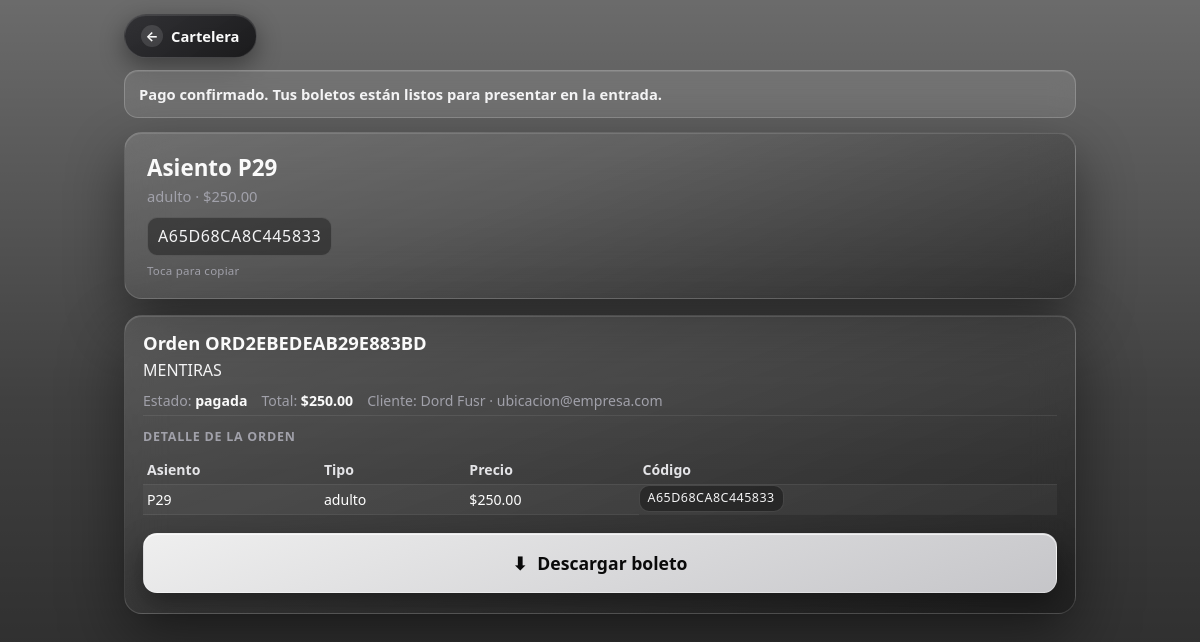
The page /crt_interfaz/orden.php?codigo=ORD2EBEDEAB29E883BD on the database its author committed.
### tables this page shows
CREATE TABLE IF NOT EXISTS `orden_items` (
  `id_item` int NOT NULL AUTO_INCREMENT,
  `id_orden` int NOT NULL,
  `codigo_asiento` varchar(20) NOT NULL,
  `id_categoria` int DEFAULT NULL,
  `tipo_boleto` varchar(30) NOT NULL DEFAULT 'adulto',
  `precio_base` decimal(10,2) NOT NULL DEFAULT '0.00',
  `descuento_aplicado` decimal(10,2) NOT NULL DEFAULT '0.00',
  `precio_final` decimal(10,2) NOT NULL DEFAULT '0.00',
  `id_promocion` int DEFAULT NULL,
  `id_boleto` int DEFAULT NULL,
  PRIMARY KEY (`id_item`),
  KEY `idx_item_orden` (`id_orden`),
  KEY `idx_item_asiento` (`codigo_asiento`)
);

CREATE TABLE IF NOT EXISTS `boletos` (
  `id_boleto` int NOT NULL AUTO_INCREMENT,
  `id_evento` int NOT NULL,
  `id_funcion` int DEFAULT NULL,
  `id_asiento` int NOT NULL,
  `id_categoria` int DEFAULT NULL,
  `id_promocion` int DEFAULT NULL COMMENT 'La promoci??n que se aplic?? (si hubo)',
  `codigo_unico` varchar(30) DEFAULT NULL,
  `precio_base` decimal(10,2) NOT NULL,
  `descuento_aplicado` decimal(10,2) NOT NULL DEFAULT '0.00',
  `precio_final` decimal(10,2) NOT NULL,
  `tipo_boleto` varchar(20) DEFAULT 'adulto',
  `origen` enum('local','online') NOT NULL DEFAULT 'local',
  `id_usuario` int DEFAULT NULL,
  `fecha_compra` datetime NOT NULL DEFAULT CURRENT_TIMESTAMP,
  `estatus` int NOT NULL DEFAULT '1' COMMENT '1=Activo, 0=Usado/Escaneado',
  PRIMARY KEY (`id_boleto`),
  UNIQUE KEY `idx_codigo_unico` (`codigo_unico`),
  UNIQUE KEY `idx_evento_funcion_asiento` (`id_evento`,`id_funcion`,`id_asiento`),
  KEY `id_asiento` (`id_asiento`),
  KEY `id_categoria` (`id_categoria`),
  KEY `id_promocion` (`id_promocion`),
  KEY `idx_boletos_funcion` (`id_funcion`)
);

CREATE TABLE IF NOT EXISTS `ordenes` (
  `id_orden` int NOT NULL AUTO_INCREMENT,
  `codigo_publico` varchar(24) NOT NULL,
  `id_evento` int NOT NULL,
  `id_funcion` int NOT NULL,
  `session_id` varchar(100) NOT NULL,
  `email` varchar(180) NOT NULL,
  `nombre` varchar(150) NOT NULL,
  `telefono` varchar(40) DEFAULT NULL,
  `total` decimal(10,2) NOT NULL DEFAULT '0.00',
  `estado` enum('pendiente','pagada','fallida','expirada','cancelada','reembolsada') NOT NULL DEFAULT 'pendiente',
  `expira_en` datetime NOT NULL,
  `creado_en` datetime NOT NULL DEFAULT CURRENT_TIMESTAMP,
  `actualizado_en` datetime NOT NULL DEFAULT CURRENT_TIMESTAMP ON UPDATE CURRENT_TIMESTAMP,
  PRIMARY KEY (`id_orden`),
  UNIQUE KEY `uk_codigo_publico` (`codigo_publico`),
  KEY `idx_orden_evento_funcion` (`id_evento`,`id_funcion`),
  KEY `idx_orden_session` (`session_id`),
  KEY `idx_orden_estado_expira` (`estado`,`expira_en`)
);

CREATE TABLE IF NOT EXISTS `evento` (
  `id_evento` int NOT NULL AUTO_INCREMENT,
  `titulo` varchar(255) NOT NULL,
  `descripcion` text,
  `imagen` varchar(255) DEFAULT NULL,
  `tipo` int NOT NULL COMMENT '1 = 420 asientos, 2 = 540 asientos',
  `inicio_venta` datetime NOT NULL,
  `cierre_venta` datetime NOT NULL,
  `finalizado` int NOT NULL DEFAULT '0' COMMENT '0=activo, 1=finalizado',
  `mapa_json` text COMMENT 'Almacena las asignaciones del mapa en formato JSON',
  PRIMARY KEY (`id_evento`)
);

### includes/emision_helper.php (called while the page is built, shortened)
<?php
require_once __DIR__ . '/ordenes_helper.php';
function asegurar_origen_boletos(mysqli $conn): void
{
    $ok = true;
}
function emision_orden_completa(mysqli $conn, int $idOrden): bool
{
    $st = $conn->prepare('SELECT COUNT(*) AS total, SUM(id_boleto IS NOT NULL) AS con_boleto FROM orden_items WHERE id_orden = ?');
    $st->bind_param('i', $idOrden);
    $st->execute();
    $row = $st->get_result()->fetch_assoc();
    $total = (int) ($row['total'] ?? 0);
    $con = (int) ($row['con_boleto'] ?? 0);
    return $total > 0 && $total === $con;
}
function emitir_boletos_orden_pagada(mysqli $conn, int $idOrden): array
{
    if (emision_orden_completa($conn, $idOrden)) {
        $existentes = emision_listar_boletos_orden($conn, $idOrden);
        return [
            'success' => true,
            'emitidos' => 0,
            'ya_emitidos' => count($existentes),
            'boletos' => $existentes,
            'idempotent' => true,
        ];
    }
    $emitidos = 0;
    $ya = 0;
    $boletosOut = [];
    $todos = emision_listar_boletos_orden($conn, $idOrden);
    return [
        'success' => true,
        'emitidos' => $emitidos,
        'ya_emitidos' => $ya,
        'boletos' => $todos ?: $boletosOut,
    ];
}
function emision_listar_boletos_orden(mysqli $conn, int $idOrden): array
{
    $st = $conn->prepare('
        SELECT oi.codigo_asiento, oi.tipo_boleto, oi.precio_final, oi.id_boleto,
               b.codigo_unico
        FROM orden_items oi
        INNER JOIN boletos b ON b.id_boleto = oi.id_boleto
        WHERE oi.id_orden = ?
        ORDER BY oi.id_item ASC
    ');
    $st->bind_param('i', $idOrden);
    $st->execute();
    $res = $st->get_result();
    $out = [];
    while ($row = $res->fetch_assoc()) {
        $out[] = [
            'id_boleto' => (int) $row['id_boleto'],
            'codigo_asiento' => (string) $row['codigo_asiento'],
            'codigo_unico' => (string) $row['codigo_unico'],
            'precio_final' => (float) $row['precio_final'],
            'tipo_boleto' => (string) $row['tipo_boleto'],
        ];
    }
    return $out;
}

### includes/ordenes_helper.php (called while the page is built, shortened)
<?php
function asegurarTablasOrdenes(mysqli $conn): void
{
    static $ok = false;
    if ($ok) {
        return;
    }
    $ok = true;
}
function obtenerOrdenPorCodigo(mysqli $conn, string $codigo): ?array
{
    $stmt = $conn->prepare('SELECT * FROM ordenes WHERE codigo_publico = ? LIMIT 1');
    $stmt->bind_param('s', $codigo);
    $stmt->execute();
    $orden = $stmt->get_result()->fetch_assoc();
    $id = (int) $orden['id_orden'];
    $stmt = $conn->prepare('SELECT * FROM orden_items WHERE id_orden = ? ORDER BY id_item ASC');
    $stmt->bind_param('i', $id);
    $stmt->execute();
    $items = [];
    $res = $stmt->get_result();
    while ($row = $res->fetch_assoc()) {
        $items[] = $row;
    }
    $orden['items'] = $items;
    return $orden;
}

### crt_interfaz/orden.php (the view, shortened to what this page needs)
<?php
require_once __DIR__ . '/../includes/ordenes_helper.php';
require_once __DIR__ . '/../includes/emision_helper.php';
$codigo = isset($_GET['codigo']) ? trim((string) $_GET['codigo']) : '';
$orden = $codigo !== '' ? obtenerOrdenPorCodigo($conn, $codigo) : null;
function h($s) {
    return htmlspecialchars((string) $s, ENT_QUOTES, 'UTF-8');
}
$boletos = [];
if ($orden && $orden['estado'] === 'pagada') {
    emitir_boletos_orden_pagada($conn, (int) $orden['id_orden']);
    $orden = obtenerOrdenPorCodigo($conn, $codigo);
    $boletos = emision_listar_boletos_orden($conn, (int) $orden['id_orden']);
}
$evt = null;
if ($orden) {
    $st = $conn->prepare('SELECT titulo FROM evento WHERE id_evento = ?');
    $eid = (int) $orden['id_evento'];
    $st->bind_param('i', $eid);
    $st->execute();
    $evt = $st->get_result()->fetch_assoc();
}
$tituloEvt = $evt['titulo'] ?? ($orden ? ('Evento #' . $orden['id_evento']) : '');
$pagadaConBoletos = $orden && $orden['estado'] === 'pagada' && $boletos;
?>
<!DOCTYPE html>
<html lang="es">
<head>
<link href="https://cdn.jsdelivr.net/npm/bootstrap@5.3.2/dist/css/bootstrap.min.css" rel="stylesheet">
</head>
<body>
<div class="page">
  <div class="top-row">
    <a href="cartelera_cliente.php" class="btn-back-cartelera">
      <span class="ico" aria-hidden="true">←</span>
      Cartelera
    </a>
  </div>
  <?php if (!$orden): ?>
    <div class="alert alert-warning mb-0">Orden no encontrada.</div>
  <?php else: ?>
    <?php if ($pagadaConBoletos): ?>
      <div class="ok-banner">Pago confirmado. Tus boletos están listos para presentar en la entrada.</div>
      <div class="tickets">
        <?php foreach ($boletos as $b):
        ?>
          <div class="ticket-panel">
            <div class="ticket-meta">
              <p class="seat mb-0">Asiento <?= h($b['codigo_asiento']) ?></p>
              <div class="tipo"><?= h($b['tipo_boleto']) ?> · $<?= number_format((float) $b['precio_final'], 2) ?></div>
              <button type="button"
                class="codigo-mono js-copy-code"
                data-code="<?= h($b['codigo_unico']) ?>"
                aria-label="Tocar para copiar código">
                <?= h($b['codigo_unico']) ?>
              </button>
              <span class="codigo-hint js-copy-hint">Toca para copiar</span>
            </div>
          </div>
        <?php endforeach; ?>
      </div>
      <div class="card-dark">
        <div class="orden-head">
          <h1>Orden <?= h($orden['codigo_publico']) ?></h1>
          <p class="evt"><?= h($tituloEvt) ?></p>
          <div class="orden-meta">
            <span>Estado: <strong><?= h($orden['estado']) ?></strong></span>
            <span>Total: <strong>$<?= number_format((float) $orden['total'], 2) ?></strong></span>
            <span>Cliente: <?= h($orden['nombre']) ?> · <?= h($orden['email']) ?></span>
          </div>
        </div>
        <div class="detalle-block">
          <h2>Detalle de la orden</h2>
          <div class="table-responsive">
            <table class="table table-sm table-dark table-striped mb-0">
              <thead><tr><th>Asiento</th><th>Tipo</th><th>Precio</th><th>Código</th></tr></thead>
              <tbody>
              <?php foreach ($orden['items'] as $it):
                $codBol = '';
                foreach ($boletos as $b) {
                    if ((int) $b['id_boleto'] === (int) ($it['id_boleto'] ?? 0)) {
                        $codBol = $b['codigo_unico'];
                        break;
                    }
                }
              ?>
                <tr>
                  <td><?= h($it['codigo_asiento']) ?></td>
                  <td><?= h($it['tipo_boleto']) ?></td>
                  <td>$<?= number_format((float) $it['precio_final'], 2) ?></td>
                  <td style="background:none;border:0;padding:0">
                    <?php if ($codBol !== ''): ?>
                      <button type="button"
                        class="codigo-mono js-copy-code"
                        data-code="<?= h($codBol) ?>"
                        aria-label="Tocar para copiar código"
                        style="padding:4px 8px;font-size:.78rem">
                        <?= h($codBol) ?>
                      </button>
                    <?php else: ?>
                      —
                    <?php endif; ?>
                  </td>
                </tr>
              <?php endforeach; ?>
              </tbody>
            </table>
          </div>
        </div>
        <?php
          $nBol = count($boletos);
          $labelDesc = $nBol === 1 ? 'Descargar boleto' : 'Descargar boletos';
        ?>
        <a class="btn-descargar-img" href="descargar_boleto_imagen.php?orden=<?= rawurlencode($orden['codigo_publico']) ?>">
          <span aria-hidden="true">⬇</span>
          <?= h($labelDesc) ?>
        </a>
      </div>
    <?php endif; ?>
  <?php endif; ?>
</div>
</body>
</html>

### rows shown on the page
orden_items: codigo_asiento "P29", tipo_boleto "adulto", precio_final "250.00", id_boleto.codigo_unico "A65D68CA8C445833"
ordenes: codigo_publico "ORD2EBEDEAB29E883BD", estado "pagada", total "250.00", nombre "Dord Fusr", email "ubicacion@empresa.com"
evento: titulo "MENTIRAS"

### other values the page prints
$labelDesc "Descargar boleto"
